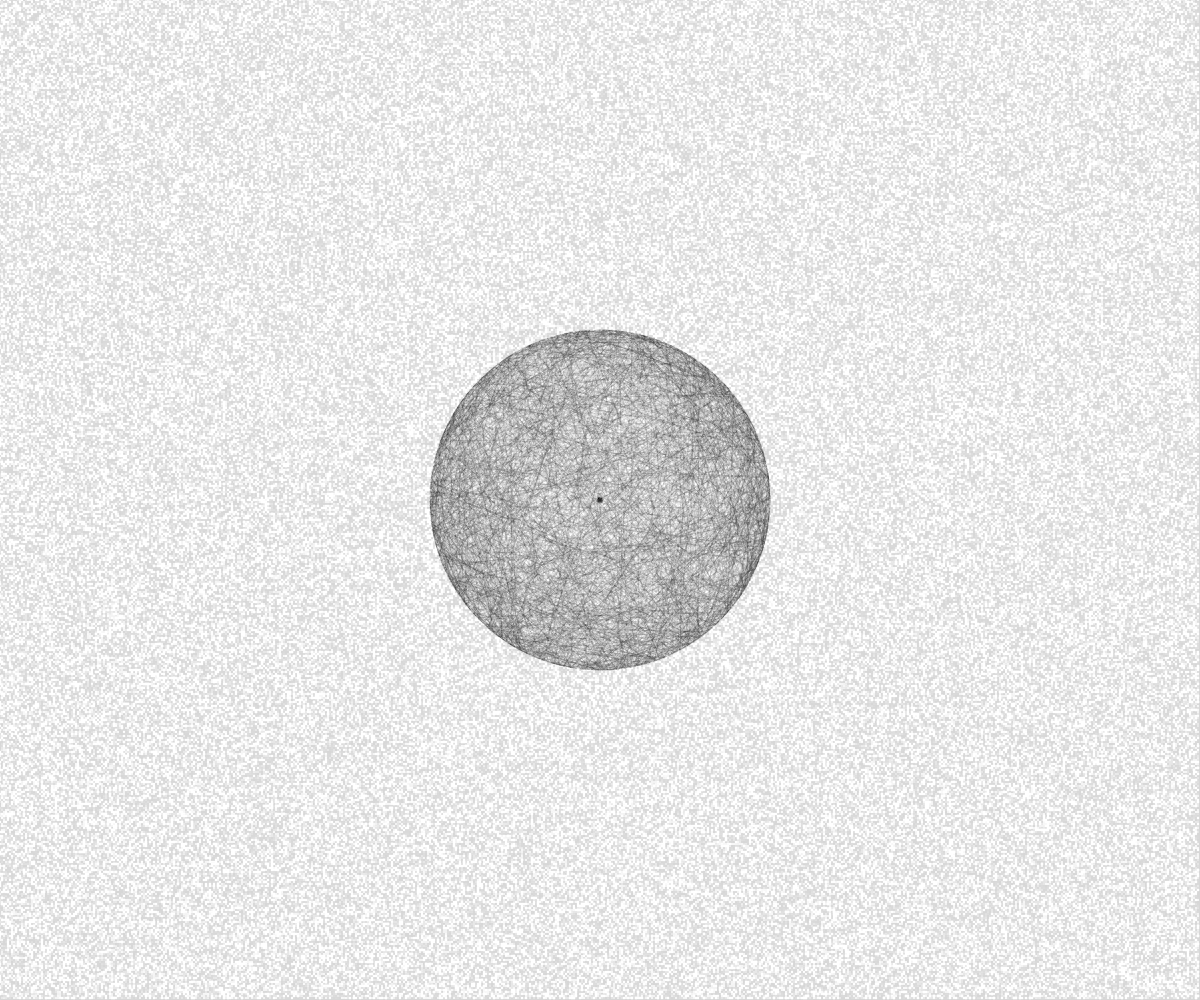
Frame 1 (no input)
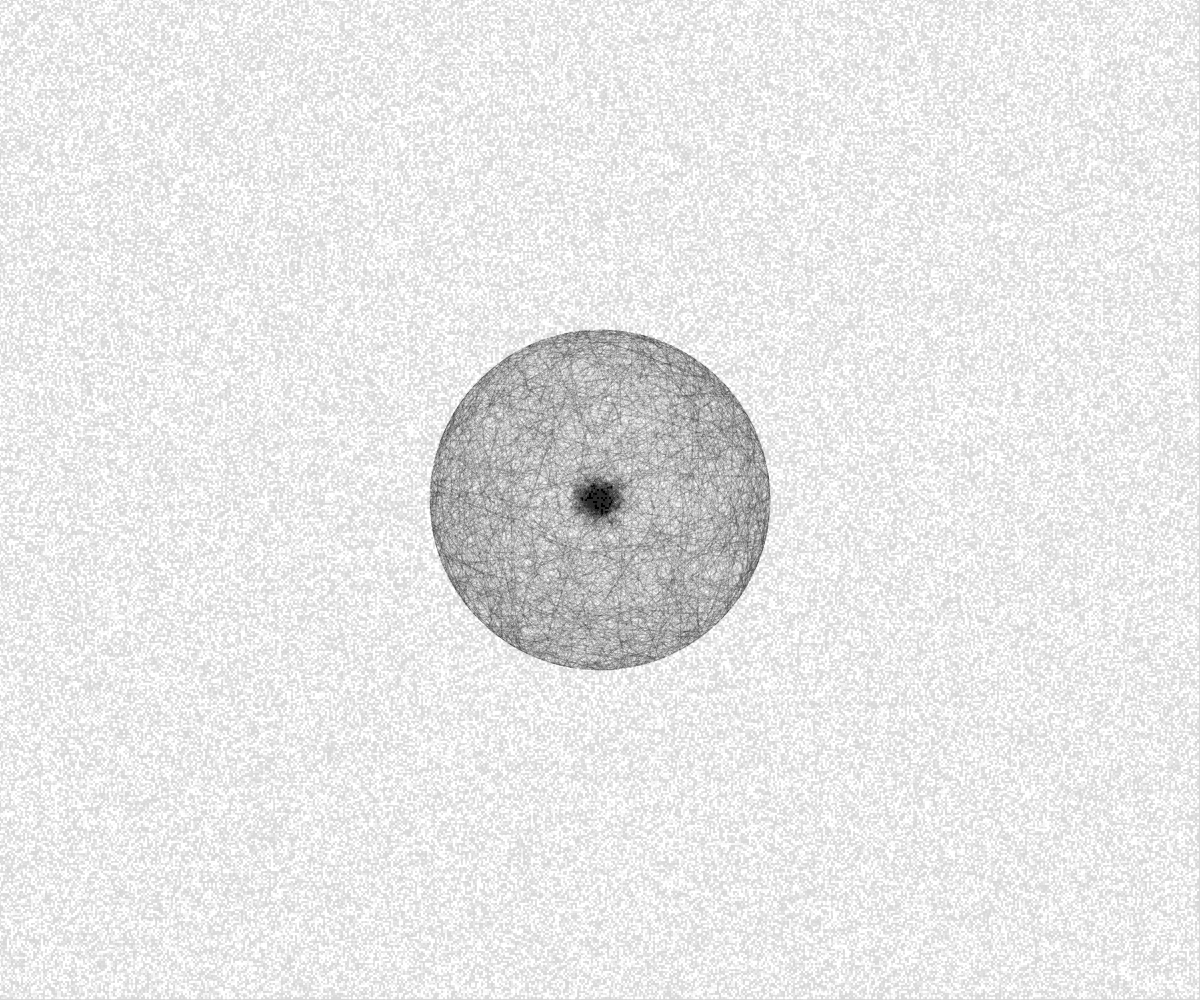
Frame 60 (no input)
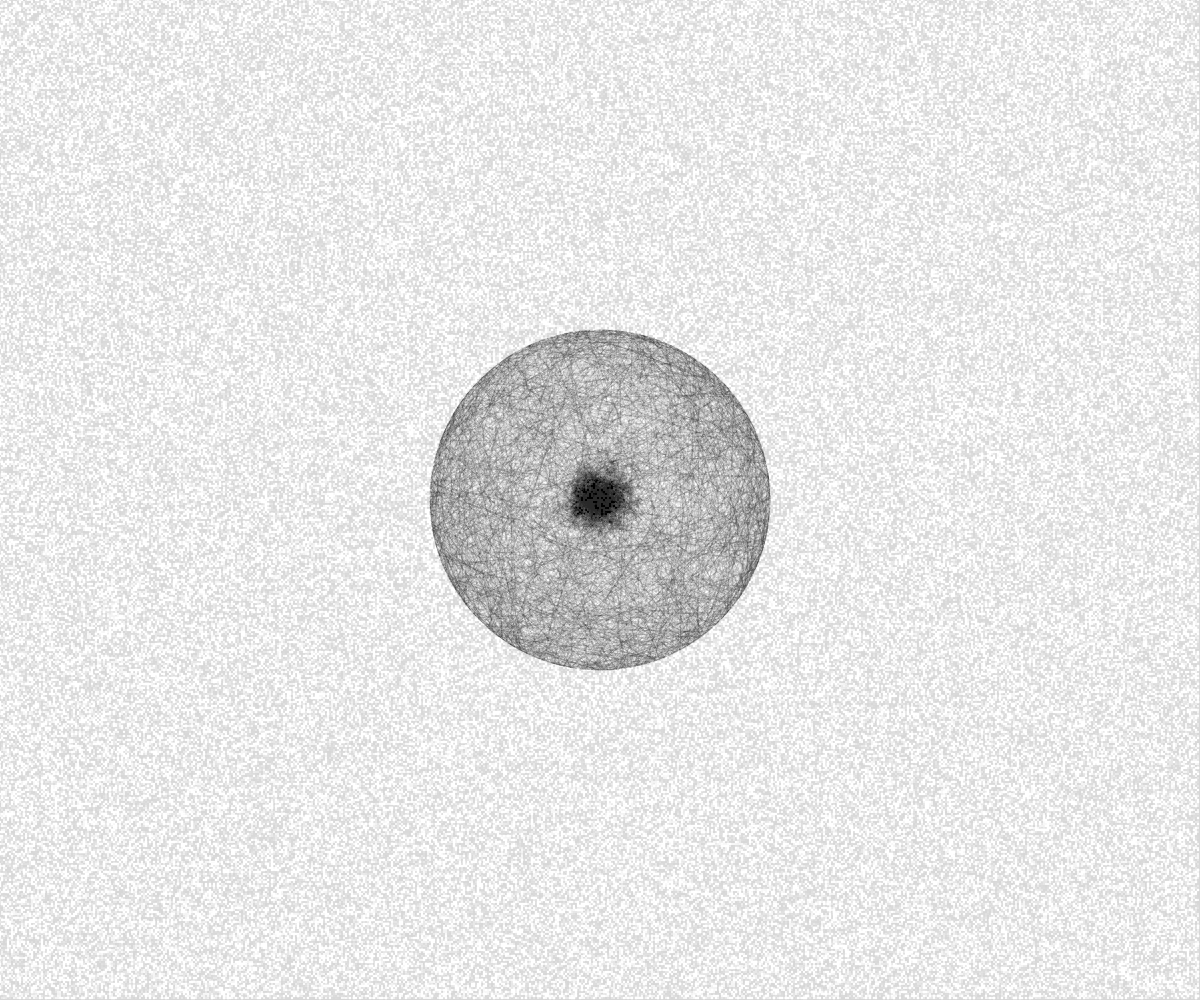
Frame 120 (the mouse pressed at the canvas centre since frame 60)

The p5.js sketch that drew these frames (run headless with seeded random() and noise() and a simulated clock; from frame 60 on, the mouse is pressed at the canvas centre):

// p5.js sketch
// ── sketch.js
const num = 300;
let walker = [];

function setup() {
  createCanvas(windowWidth, windowHeight);
  
  class Walker {
    constructor() {
      this.position = createVector(width/2, height/2);
    }

    draw() {
      for(let i = 0; i < 10; i++) {
        this.velocity = createVector(random(-1, 1), random(-1, 1));
        this.position.add(this.velocity);
        stroke(0, 40);
        point(this.position.x, this.position.y);
      }
    }
  }
  for (let i = 0; i < num; i++) {
    walker[i] = new Walker();
  }
  bg();
  stroke(0, 60);
  cocoon(width/2, height/2, 170);
}

function draw() {
  for (let i = 0; i < num; i++) {
    walker[i].draw();
  }
}


function cocoon(x, y, r) {
  
  for (let i = 0; i < 1500; i++) {
    let angle1 = random(0, TWO_PI);
    let xpos1 = x + r * cos(angle1);
    let ypos1 = y + r * sin(angle1);
  
    let angle2 = random(0, TWO_PI);
    let xpos2 = x + r * cos(angle2);
    let ypos2 = y + r * sin(angle2);
    strokeWeight(noise(1));
    line(xpos1, ypos1, xpos2, ypos2);
  }
}


function bg() {
  background(0, 40);
  stroke(255);
  for (let j = 0; j < height; j+=2) {
    for (let i = 0; i <width; i+=2) {
      strokeWeight(random(3));
      point(i, j);
    }
  }
}


function windowResized(){
	resizeCanvas(windowWidth, windowHeight);
    initCamera();
}
